Frame 1 (no input): blank canvas, image omitted
Frame 60 (no input): blank canvas, image omitted
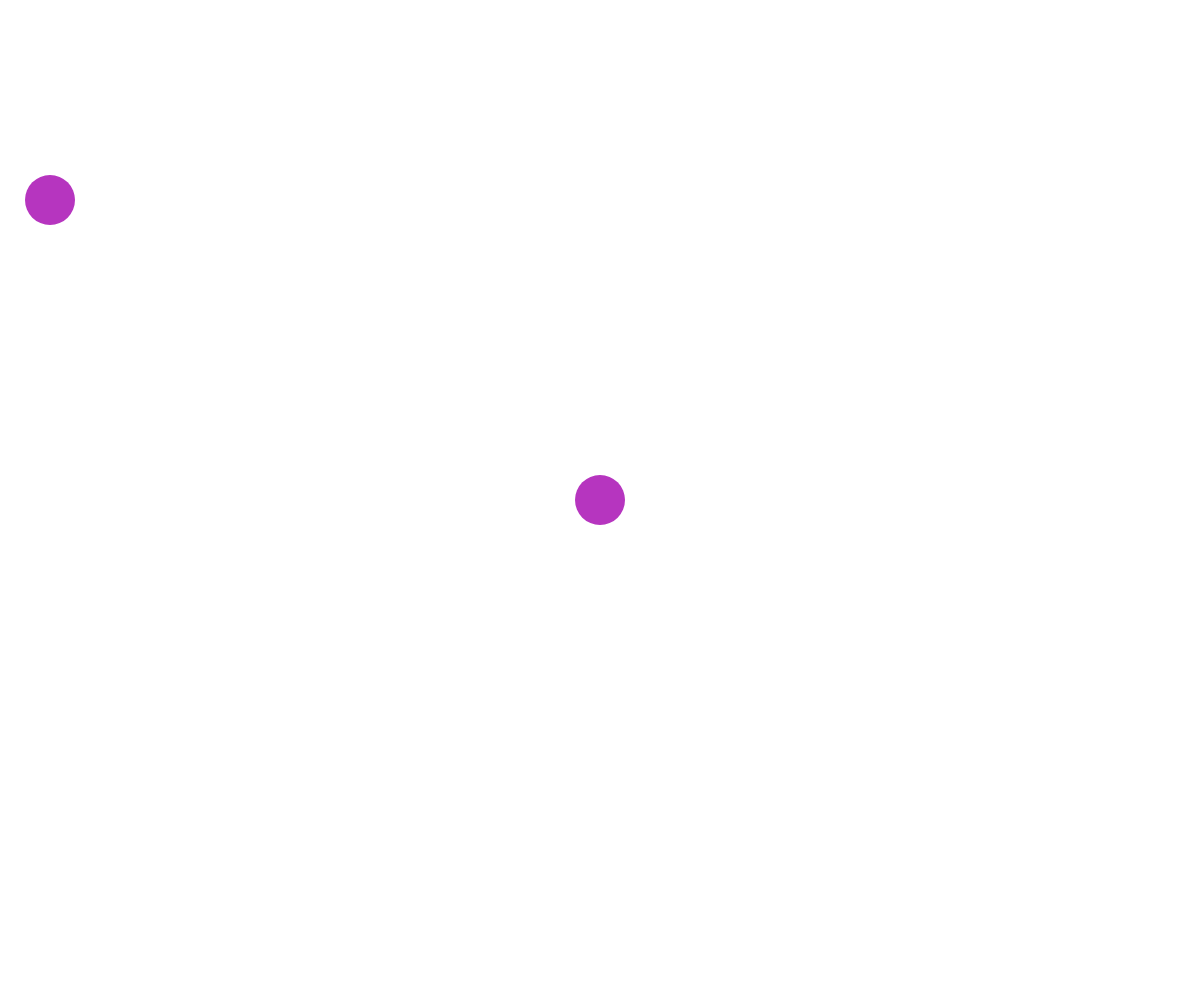
Frame 120 (the mouse pressed at the canvas centre since frame 60)

The p5.js sketch whose frames 1 and 60 were blank and that drew this single picture after the mouse press (run headless with seeded random() and noise() and a simulated clock; from frame 60 on, the mouse is pressed at the canvas centre):

// p5.js sketch
// ── sketch.js
// all the commented off stuff is one way. the acctual code it the second way.

// let xBallCoords = [50];
// let yBallCoords = [200];
let ballCoords = [
  [50, 200]
];

function setup() {
  createCanvas(windowWidth, windowHeight);
}

function draw() {
  background(255);

  for (let i = 0; i < ballCoords.length; i++) {
    // ellipse(xBallCoords[i], yBallCoords[i], 50, 50);
    ellipse(ballCoords[i][0], ballCoords[i][1], 50, 50);
  }
}

function mousePressed() {
  fill(random(255), random(255), random(255));
  noStroke();
  ballCoords.push([mouseX, mouseY]);
  // xBallCoords.push(mouseX);
  // xBallCoords.push(mouseY);
}
